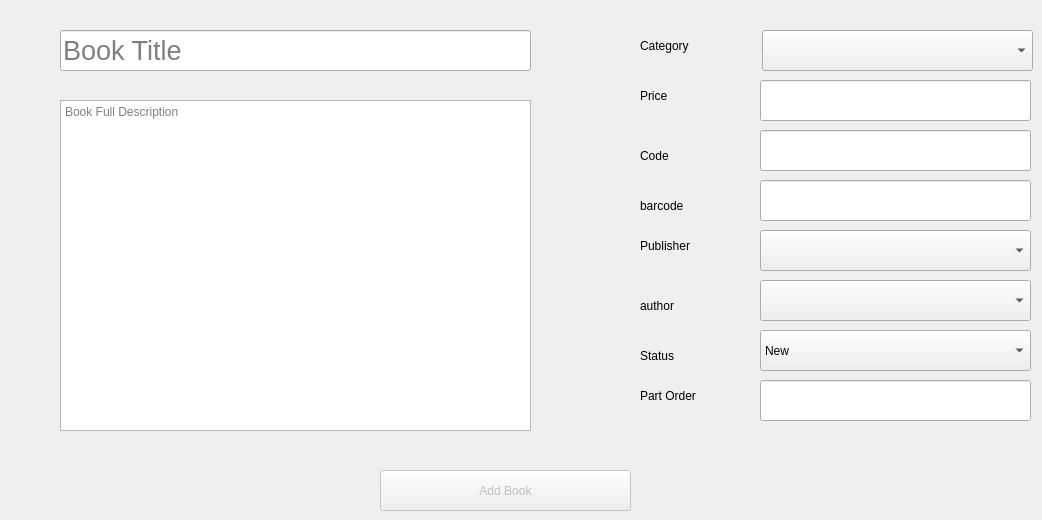
      <widget class="QWidget" name="tab_9">
       <attribute name="title">
        <string>Add New Book</string>
       </attribute>
       <widget class="QPushButton" name="pushButton_10">
        <property name="enabled">
         <bool>false</bool>
        </property>
        <property name="geometry">
         <rect>
          <x>380</x>
          <y>470</y>
          <width>251</width>
          <height>41</height>
         </rect>
        </property>
        <property name="text">
         <string>Add Book</string>
        </property>
       </widget>
       <widget class="QLineEdit" name="lineEdit_3">
        <property name="geometry">
         <rect>
          <x>60</x>
          <y>30</y>
          <width>471</width>
          <height>41</height>
         </rect>
        </property>
        <property name="font">
         <font>
          <pointsize>20</pointsize>
         </font>
        </property>
        <property name="placeholderText">
         <string>Book Title</string>
        </property>
       </widget>
       <widget class="QTextEdit" name="textEdit">
        <property name="geometry">
         <rect>
          <x>60</x>
          <y>100</y>
          <width>471</width>
          <height>331</height>
         </rect>
        </property>
        <property name="placeholderText">
         <string>Book Full Description</string>
        </property>
       </widget>
       <widget class="QComboBox" name="comboBox_3">
        <property name="geometry">
         <rect>
          <x>762</x>
          <y>30</y>
          <width>271</width>
          <height>41</height>
         </rect>
        </property>
       </widget>
       <widget class="QLabel" name="label_2">
        <property name="geometry">
         <rect>
          <x>640</x>
          <y>30</y>
          <width>91</width>
          <height>31</height>
         </rect>
        </property>
        <property name="text">
         <string>Category</string>
        </property>
       </widget>
       <widget class="QLineEdit" name="lineEdit_4">
        <property name="geometry">
         <rect>
          <x>760</x>
          <y>80</y>
          <width>271</width>
          <height>41</height>
         </rect>
        </property>
       </widget>
       <widget class="QLabel" name="label_3">
        <property name="geometry">
         <rect>
          <x>640</x>
          <y>80</y>
          <width>91</width>
          <height>31</height>
         </rect>
        </property>
        <property name="text">
         <string>Price</string>
        </property>
       </widget>
       <widget class="QLineEdit" name="lineEdit_5">
        <property name="geometry">
         <rect>
          <x>760</x>
          <y>130</y>
          <width>271</width>
          <height>41</height>
         </rect>
        </property>
       </widget>
       <widget class="QLabel" name="label_4">
        <property name="geometry">
         <rect>
          <x>640</x>
          <y>140</y>
          <width>91</width>
          <height>31</height>
         </rect>
        </property>
        <property name="text">
         <string>Code</string>
        </property>
       </widget>
       <widget class="QLabel" name="label_5">
        <property name="geometry">
         <rect>
          <x>640</x>
          <y>230</y>
          <width>91</width>
          <height>31</height>
         </rect>
        </property>
        <property name="text">
         <string>Publisher</string>
        </property>
       </widget>
       <widget class="QComboBox" name="comboBox_4">
        <property name="geometry">
         <rect>
          <x>760</x>
          <y>230</y>
          <width>271</width>
          <height>41</height>
         </rect>
        </property>
       </widget>
       <widget class="QComboBox" name="comboBox_5">
        <property name="geometry">
         <rect>
          <x>760</x>
          <y>280</y>
          <width>271</width>
          <height>41</height>
         </rect>
        </property>
       </widget>
       <widget class="QLabel" name="label_6">
        <property name="geometry">
         <rect>
          <x>640</x>
          <y>290</y>
          <width>91</width>
          <height>31</height>
         </rect>
        </property>
        <property name="text">
         <string>author</string>
        </property>
       </widget>
       <widget class="QComboBox" name="comboBox_6">
        <property name="geometry">
         <rect>
          <x>760</x>
          <y>330</y>
          <width>271</width>
          <height>41</height>
         </rect>
        </property>
        <item>
         <property name="text">
          <string>New</string>
         </property>
        </item>
        <item>
         <property name="text">
          <string>Used</string>
         </property>
        </item>
        <item>
         <property name="text">
          <string>Damaged</string>
         </property>
        </item>
       </widget>
       <widget class="QLabel" name="label_7">
        <property name="geometry">
         <rect>
          <x>640</x>
          <y>340</y>
          <width>91</width>
          <height>31</height>
         </rect>
        </property>
        <property name="text">
         <string>Status</string>
        </property>
       </widget>
       <widget class="QLabel" name="label_8">
        <property name="geometry">
         <rect>
          <x>640</x>
          <y>380</y>
          <width>91</width>
          <height>31</height>
         </rect>
        </property>
        <property name="text">
         <string>Part Order</string>
        </property>
       </widget>
       <widget class="QLineEdit" name="lineEdit_6">
        <property name="geometry">
         <rect>
          <x>760</x>
          <y>380</y>
          <width>271</width>
          <height>41</height>
         </rect>
        </property>
       </widget>
       <widget class="QLabel" name="label_62">
        <property name="geometry">
         <rect>
          <x>640</x>
          <y>190</y>
          <width>91</width>
          <height>31</height>
         </rect>
        </property>
        <property name="text">
         <string>barcode</string>
        </property>
       </widget>
       <widget class="QLineEdit" name="lineEdit_50">
        <property name="geometry">
         <rect>
          <x>760</x>
          <y>180</y>
          <width>271</width>
          <height>41</height>
         </rect>
        </property>
       </widget>
      </widget>
